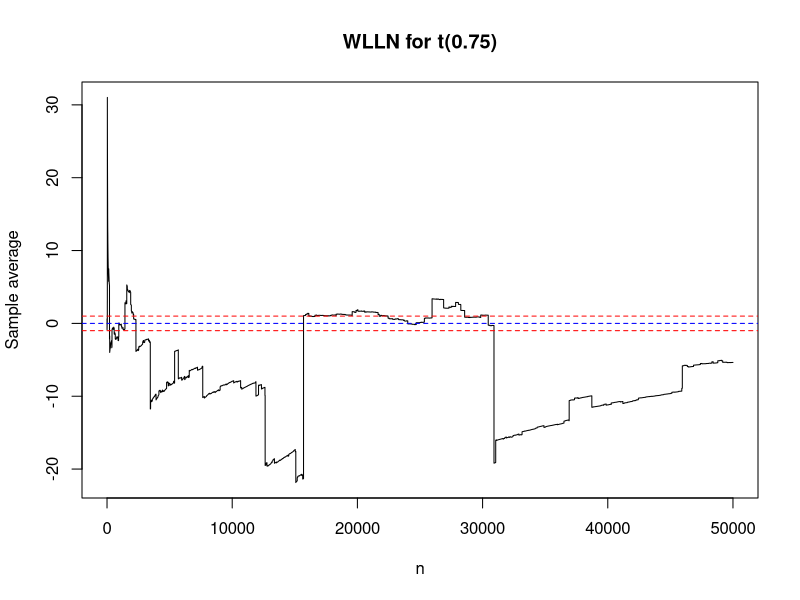

Here is the R script that generated this plot:
n = 50000
eps = 1
nu = 0.75
x = rt(n, nu)
xbars = cumsum(x) / 1:n
plot(1:n, xbars, type = "l", xlab = "n", ylab = "Sample average", main = "WLLN for t(0.75)")
abline(h = c(eps, - eps, 0), lty = 2, col = c("red", "red", "blue"))
